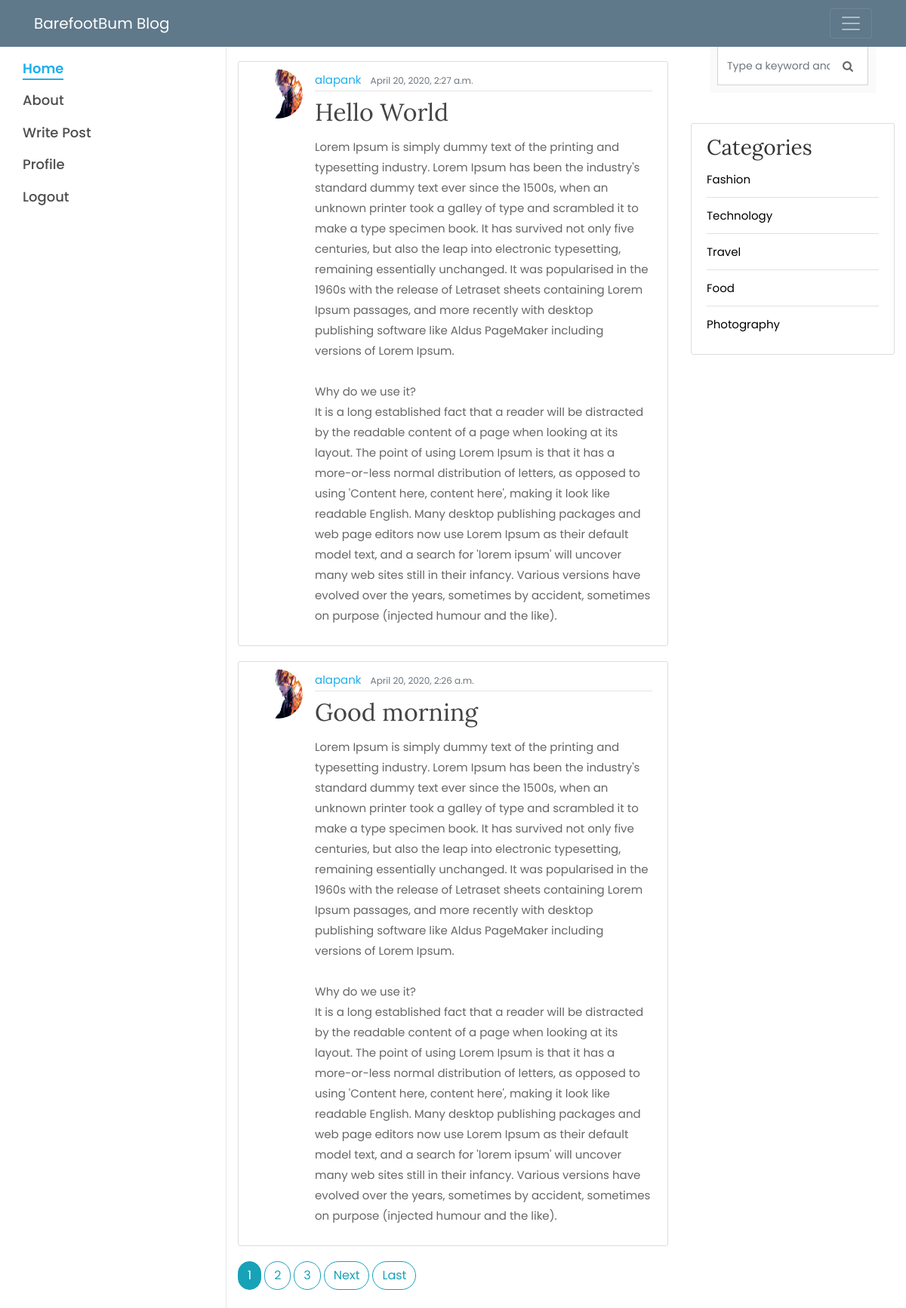
The app's page / (signed in) with its own data.
### blog/models.py (models this page shows, shortened)
class Post(models.Model):
    title = models.CharField(max_length=100)
    content = models.TextField()
    date_posted = models.DateTimeField(default=timezone.now)
    author = models.ForeignKey(User, on_delete=models.CASCADE)

### users/models.py (models this page shows, shortened)
class Profile(models.Model):
    user = models.OneToOneField(User, on_delete=models.CASCADE)
    image = models.ImageField(default='default.jpg', upload_to='profile_pics')

### blog/views.py (the view)
# urls.py: path('', PostListView.as_view() , name='blog-home'),
class PostListView(ListView):
    model=Post
    context_object_name = 'posts'
    template_name = 'blog/home.html'
    ordering = ['-date_posted']
    paginate_by = 2

### blog/templates/blog/home.html (shortened to what this page needs)
{% extends "blog/base.html" %}
{% block content %}
<div class="spacer">
</div>
{% for post in posts %}
<article class="media content-section">
  <img class="rounded-circle article-img" src="{{ post.author.profile.image.url }}">
  <div class="media-body">
    <div class="article-metadata">
      <a class="mr-2" href="#">{{ post.author }}</a>
      <small class="text-muted">{{ post.date_posted }}</small>
    </div>
    <h2><a class="article-title" href="{% url 'post-detail' post.id %}">{{ post.title }}</a></h2>
    <p class="article-content">{{ post.content }}</p>
  </div>
</article>
{% endfor %}
{% if is_paginated %}
{% for num in page_obj.paginator.page_range %}
{% if page_obj.number == num %}
<a class="btn btn-info mb-4" href="?page={{ num }}">{{ num }}</a>
{% elif num > page_obj.number|add:'-3' and num < page_obj.number|add:'3' %}
<a class="btn btn-outline-info mb-4" href="?page={{ num }}">{{ num }}</a>
{% endif %}
{% endfor %}
{% if page_obj.has_next %}
<a class="btn btn-outline-info mb-4" href="?page={{ page_obj.next_page_number }}">Next</a>
<a class="btn btn-outline-info mb-4" href="?page={{ page_obj.paginator.num_pages }}">Last</a>
{% endif %}
{% endif %}
{% endblock content %}

### blog/static/blog/main.css (style rules this page uses)
body { background: #fafafa; color: #333333; margin-top: 5rem; }
h1, h2, h3, h4, h5, h6 { color: #444444; }
.content-section { background: #ffffff; padding: 10px 20px; border: 1px solid #dddddd; border-radius: 3px; margin-bottom: 20px; }
.article-title { color: #444444; }
.article-content { white-space: pre-line; }
.article-img { height: 65px; width: 65px; margin-right: 16px; }
.article-metadata { padding-bottom: 1px; margin-bottom: 4px; border-bottom: 1px solid #e3e3e3 }

### records on screen
Post: author.profile.image (picture), author "alapank", date_posted "April 20, 2020, 2:27 a.m.", title "Hello World", content "Lorem Ipsum is simply dummy text of the printing and typesetting industry. Lorem Ipsum has been the industry's standard dummy text ever since the 1500s, when an unknown printer took a galley of type and scrambled it to make a type specimen book. It has survived not only five centuries, but also the leap into electronic typesetting, remaining essentially unchanged. It was popularised in the 1960s with the release of Letraset sheets containing Lorem Ipsum passages, and more recently with desktop publishing software like Aldus PageMaker including versions of Lorem Ipsum. Why do we use it? It is a long established fact that a reader will be distracted by the readable content of a page when…"
Post: author.profile.image (picture), author "alapank", date_posted "April 20, 2020, 2:26 a.m.", title "Good morning", content "Lorem Ipsum is simply dummy text of the printing and typesetting industry. Lorem Ipsum has been the industry's standard dummy text ever since the 1500s, when an unknown printer took a galley of type and scrambled it to make a type specimen book. It has survived not only five centuries, but also the leap into electronic typesetting, remaining essentially unchanged. It was popularised in the 1960s with the release of Letraset sheets containing Lorem Ipsum passages, and more recently with desktop publishing software like Aldus PageMaker including versions of Lorem Ipsum. Why do we use it? It is a long established fact that a reader will be distracted by the readable content of a page when…"

### other values on screen
{{ num }} "1"
{{ num }} "2" "3"
